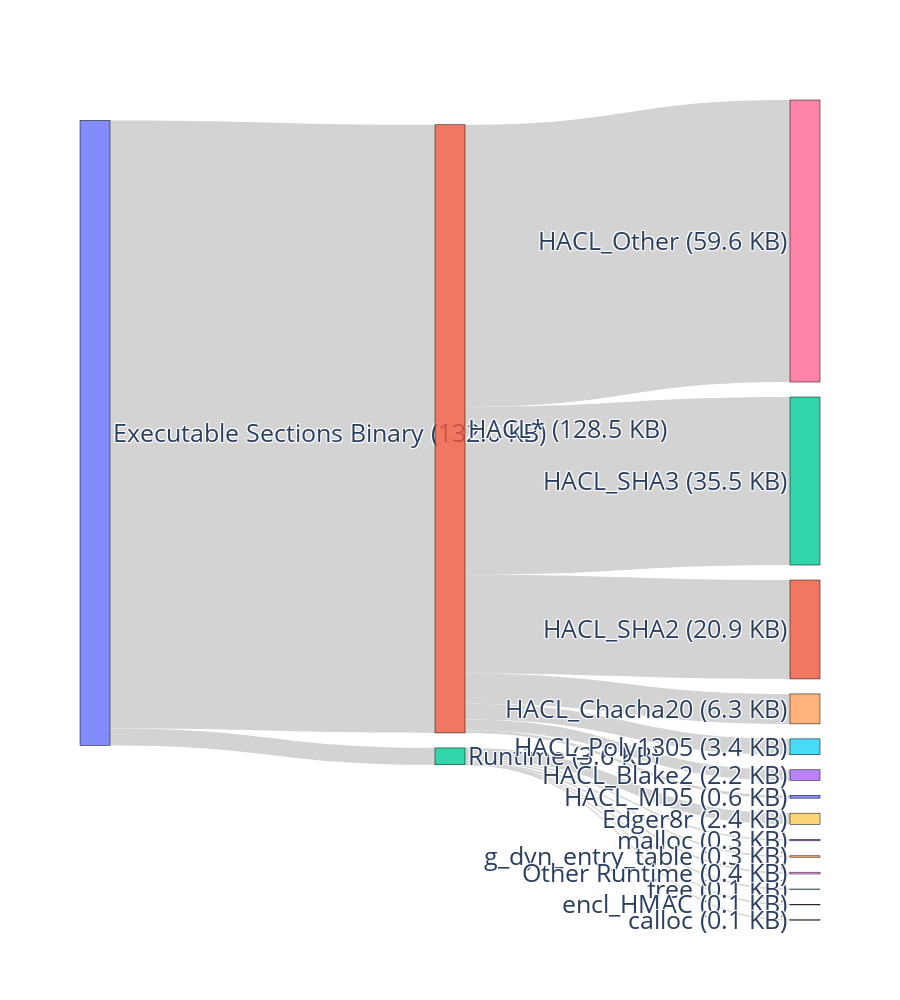

Source (notebook cell):
### Code cell
plot_binary_breakdown("bare_functions.json", top_runtime_count=5, top_hacl_other_count=0)

### Figure 1 — Plotly figure (JSON) as saved in the notebook; plotly's stock layout.template omitted (floating-point values rounded to 4 significant figures)
{"data": [{"arrangement": "perpendicular", "link": {"color": "lightgrey", "source": [0, 0, 2, 2, 2, 2, 2, 2, 2, 1, 1, 1, 1, 1, 1, 1], "target": [1, 2, 3, 4, 5, 6, 7, 8, 9, 10, 11, 12, 13, 14, 15, 16], "value": [131543, 3640, 318, 296, 97, 61, 58, 393, 2417, 608, 21392, 36336, 2288, 6479, 3440, 61000]}, "node": {"label": ["Executable Sections Binary (132.0 KB)", "HACL* (128.5 KB)", "Runtime (3.6 KB)", "malloc (0.3 KB)", "g_dyn_entry_table (0.3 KB)", "free (0.1 KB)", "encl_HMAC (0.1 KB)", "calloc (0.1 KB)", "Other Runtime (0.4 KB)", "Edger8r (2.4 KB)", "HACL_MD5 (0.6 KB)", "HACL_SHA2 (20.9 KB)", "HACL_SHA3 (35.5 KB)", "HACL_Blake2 (2.2 KB)", "HACL_Chacha20 (6.3 KB)", "HACL_Poly1305 (3.4 KB)", "HACL_Other (59.6 KB)"], "line": {"color": "black", "width": 0.5}, "pad": 15, "thickness": 30}, "type": "sankey"}], "layout": {"font": {"size": 25}, "height": 1000}}
